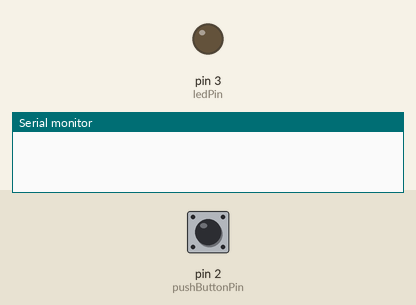
Simulated run of this sketch. Board: Arduino Uno, built with avr-gcc and run on an emulated ATmega328P. On the bench: output pins drawn as LEDs (lit = HIGH), the last lines printed to the serial monitor. The inputs (shaded band) are chosen by the test bench; at power-on: pin 2 (pushButtonPin) HIGH.

Above: at 1.2 s.
1.3 s: pin 2 (pushButtonPin) pulled LOW for 0.15 s
At 1.37 s:
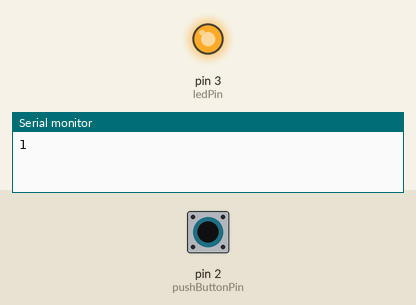
2.9 s: pin 2 (pushButtonPin) pulled LOW for 3.2 s
At 7.0 s:
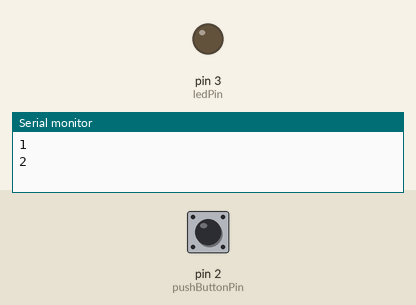
Timing chart, 0 to 8.5 s (numbered marks = the images above; inputs shaded):
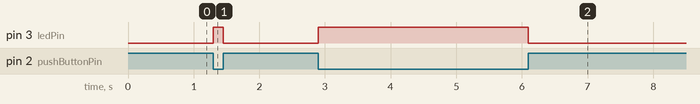

Measured:
- after the input at 1.3 s, pin 3 (ledPin): LOW → HIGH at once, → LOW 0.15 s later
- after the input at 2.9 s, pin 3 (ledPin): LOW → HIGH at once, → LOW 3.2 s later

The sketch:

debounce.ino
```cpp
constexpr int8_t pushButtonPin = 2;
constexpr int8_t ledPin = 3;
int count = 0;

bool stateChanged;
uint32_t prevTimeStamp = 0;

enum pushButtonStates : int8_t {
  PRESSED = 0,
  RELEASED = 1
};

volatile pushButtonStates pushButtonStatus = RELEASED;

void setup() {
  Serial.begin(9600);
  pinMode(ledPin, OUTPUT);
  pinMode(pushButtonPin, INPUT_PULLUP);
  attachInterrupt(0, updateState, CHANGE);
}

void updateState() {

  uint32_t currentTime = millis();
  pushButtonStates currentStatus = (pushButtonStates)digitalRead(pushButtonPin);

  //2 things
  if(currentStatus != pushButtonStatus && (currentTime - prevTimeStamp) > 20){
    pushButtonStatus = (pushButtonStates)digitalRead(pushButtonPin);
    prevTimeStamp = currentTime;
    stateChanged = true;
  }
}

void loop() {
 if (stateChanged){
  stateChanged = false;
    switch(pushButtonStatus) {
    case PRESSED:
    digitalWrite(ledPin, HIGH);
    Serial.println(++count);
    break;

    case RELEASED:
    digitalWrite(ledPin, LOW);
    break;
    }
 }
}
```
